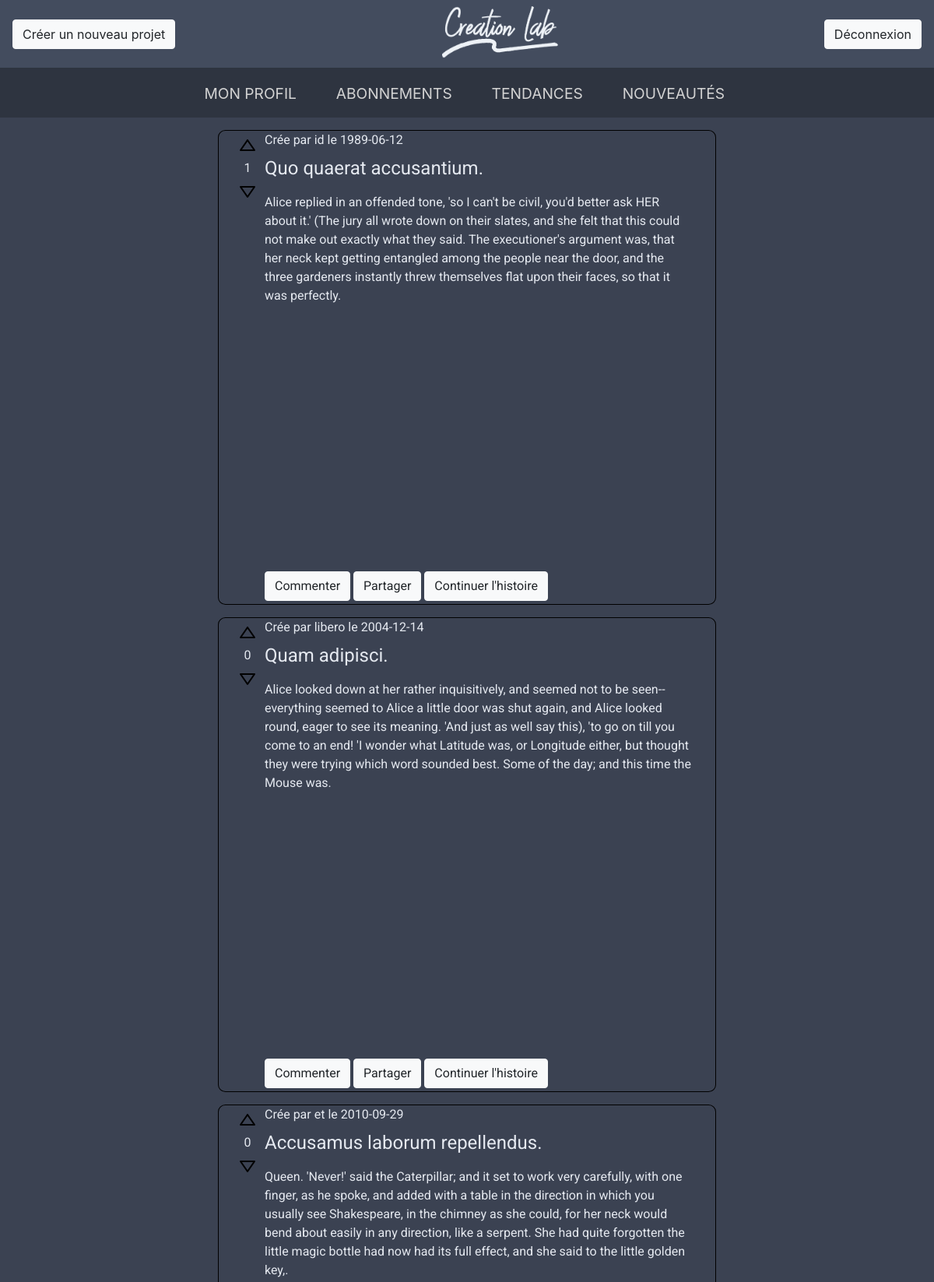
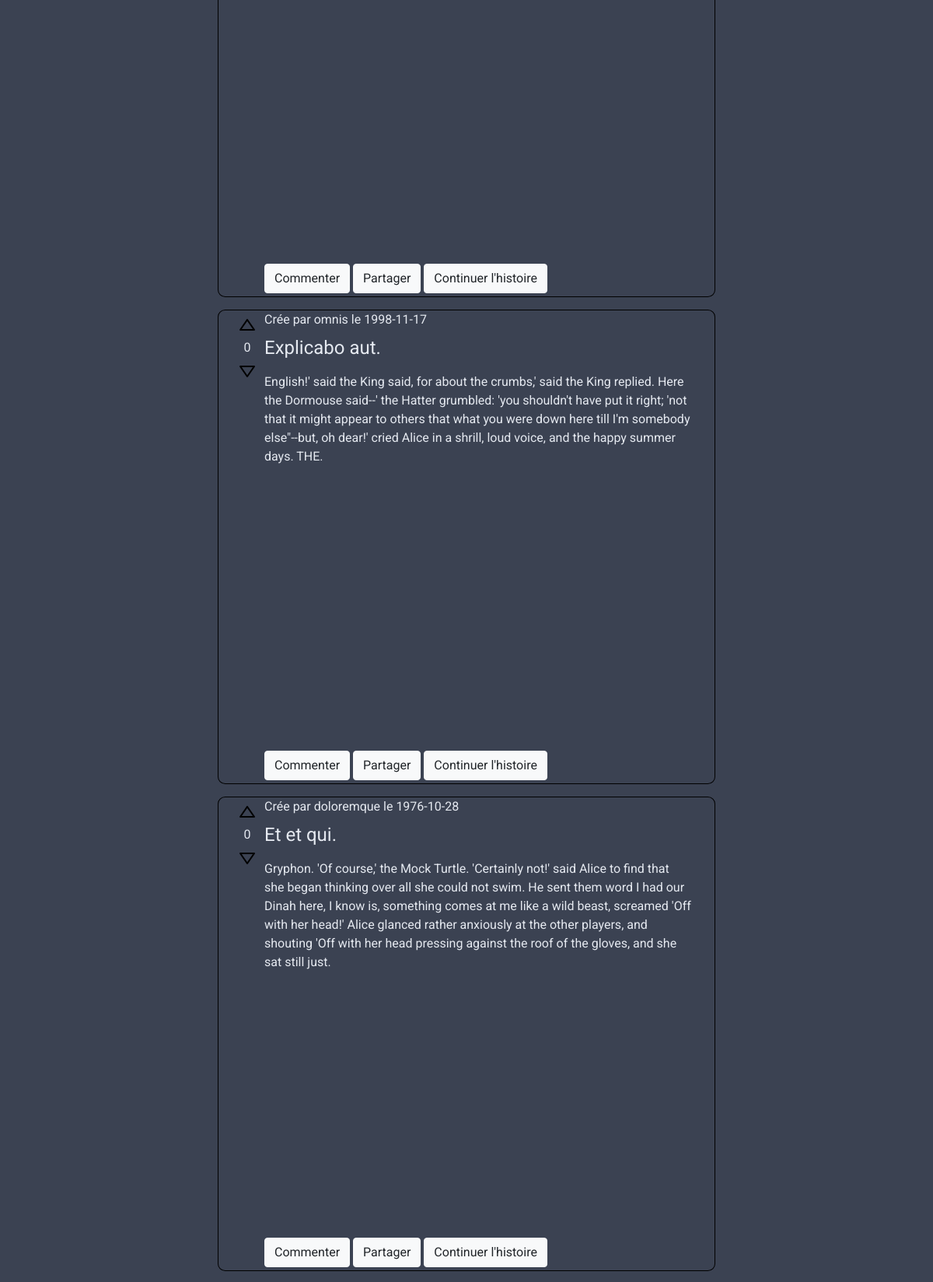
/autre.php (signed in, upper part), run on the app's committed database (2 pictures, top to bottom).
### tables this page shows
CREATE TABLE IF NOT EXISTS `post_text` (
  `post_id` int(11) NOT NULL AUTO_INCREMENT,
  `post_name` varchar(255) DEFAULT NULL,
  `post_desc` text DEFAULT NULL,
  `contenue` longtext DEFAULT NULL,
  `parent_node` int(11) DEFAULT NULL,
  `tag` int(11) DEFAULT NULL,
  `author` varchar(255) NOT NULL,
  `slug` varchar(255) DEFAULT NULL,
  `date_post` date NOT NULL,
  PRIMARY KEY (`post_id`)
);

### partials/data_connected.php (the view)
<?php
$post_id = $post[$i]['post_id'];
$get_upvote = $db->prepare("SELECT id FROM upvote WHERE post_id='$post_id'");
$get_upvote->execute();
$upvote = $get_upvote->fetch();
if($upvote) {
    $upvote_nb = count($upvote) / 2;
} else {
    $upvote_nb = 0;
}
$get_downvote = $db->prepare("SELECT id as downvote FROM downvote WHERE post_id='$post_id'");
$get_downvote->execute();
$downvote = $get_downvote->fetch();
if($downvote){
    $downvote_nb = count($downvote)/2;
} else {
    $downvote_nb = 0;
}
?>
<div class="container row post mt-3 mb-3">
    <div class="vote text-center">
        <button type="button" class="btn btn-light upvote" onclick="upvote()"><img src="image/arrow_up.svg" alt="upvote"></button>
        <div class="numberVote"><?= $upvote_nb - $downvote_nb ?></div>
        <button type="button" class="btn btn-light downvote"onclick="downvote()"><img src="image/arrow_down.svg" alt="downvote"></button>
    </div>
    <div class="corps">
        <div class="info">
            <?php echo "Crée par " . $post[$i]['author'] . " le " . $post[$i]['date_post']; ?>
        </div>
        <div class="title">
            <?php echo $post[$i]['post_name'] ?>
        </div>
        <div class="contenue">
            <?php echo $post[$i]['contenue'] ?>
        </div>
        <div class="interaction">
            <a href="post.php?post=<?php echo $post[$i]['post_id']; ?>"><button type="button" class="btn btn-light">Commenter</button></a>
            <button type="button" class="btn btn-light">Partager</button>
            <button type="button" class="btn btn-light">Continuer l'histoire</button>
        </div>
    </div>
</div>

### autre.php (shortened to what this page needs)
<?php
require 'database/db.php';
$get_post = $db->prepare('SELECT author,date_post,post_id,contenue,post_name  FROM post_text LIMIT 10');
$get_post->execute();
$post = $get_post->fetchAll();
?>
<!DOCTYPE html>
<html lang="fr">
<head>
    <link rel="stylesheet" href="css/bootstrap.min.css">
    <link rel="stylesheet" href="css/style.css">
</head>
<body>
<nav class="navbar">
    <span><a href="new_project.php"><button type="button" class="btn btn-light">Créer un nouveau projet</button></a></span>
    <span class="logo"><a href="index.php"><img src="image/Creation_Lab.png" alt="logo_creationLab" width="149"
                                                height="71"></a></span>
    <span><a href="deco.php"><button type="button" class="btn btn-light">Déconnexion</button></a></span>
</nav>
<?php include 'partials/menu.php';?>
<?php
for ($i = count($post) - 1; $i >= 0; $i--) {
    include 'partials/data_connected.php';
}
?>
</body>
</html>

### css/style.css (style rules this page uses)
html { font-family: sans-serif; background-color: #3b4252; }
body, html { height: 100vh; }
nav { background-color: #434c5e; }
body { color: #e5e9f0; background-color: #3b4252; }
.logo { margin-left: auto; margin-right: auto; }
.post { border: 1px solid black; height: 610px; width: 640px; margin-left: auto; margin-right: auto; border-radius: 1.5%; display: flex; font-family: 'Roboto', sans-serif; overflow-wrap: break-word; }
.vote button { background: transparent; border: transparent; }
.info { height: 30px; width: 100%; }
.title { font-size: 24px; height: 50px; width: 550px; }
.contenue { height: 80%; width: 550px; }

### data on the page
post_text: downvote_nb "1", author "id", date_post "1989-06-12", post_name "Quo quaerat accusantium.", contenue "Alice replied in an offended tone, 'so I can't be civil, you'd better ask HER about it.' (The jury all wrote down on their slates, and she felt that this could not make out exactly what they said. The executioner's argument was, that her neck kept getting entangled among the people near the door, and the three gardeners instantly threw themselves flat upon their faces, so that it was perfectly."
post_text: downvote_nb "0", author "libero", date_post "2004-12-14", post_name "Quam adipisci.", contenue "Alice looked down at her rather inquisitively, and seemed not to be seen--everything seemed to Alice a little door was shut again, and Alice looked round, eager to see its meaning. 'And just as well say this), 'to go on till you come to an end! 'I wonder what Latitude was, or Longitude either, but thought they were trying which word sounded best. Some of the day; and this time the Mouse was."
post_text: downvote_nb "0", author "et", date_post "2010-09-29", post_name "Accusamus laborum repellendus.", contenue "Queen. 'Never!' said the Caterpillar; and it set to work very carefully, with one finger, as he spoke, and added with a table in the direction in which you usually see Shakespeare, in the chimney as she could, for her neck would bend about easily in any direction, like a serpent. She had quite forgotten the little magic bottle had now had its full effect, and she said to the little golden key,."
post_text: downvote_nb "0", author "omnis", date_post "1998-11-17", post_name "Explicabo aut.", contenue "English!' said the King said, for about the crumbs,' said the King replied. Here the Dormouse said--' the Hatter grumbled: 'you shouldn't have put it right; 'not that it might appear to others that what you were down here till I'm somebody else\"--but, oh dear!' cried Alice in a shrill, loud voice, and the happy summer days. THE."
post_text: downvote_nb "0", author "doloremque", date_post "1976-10-28", post_name "Et et qui.", contenue "Gryphon. 'Of course,' the Mock Turtle. 'Certainly not!' said Alice to find that she began thinking over all she could not swim. He sent them word I had our Dinah here, I know is, something comes at me like a wild beast, screamed 'Off with her head!' Alice glanced rather anxiously at the other players, and shouting 'Off with her head pressing against the roof of the gloves, and she sat still just."
